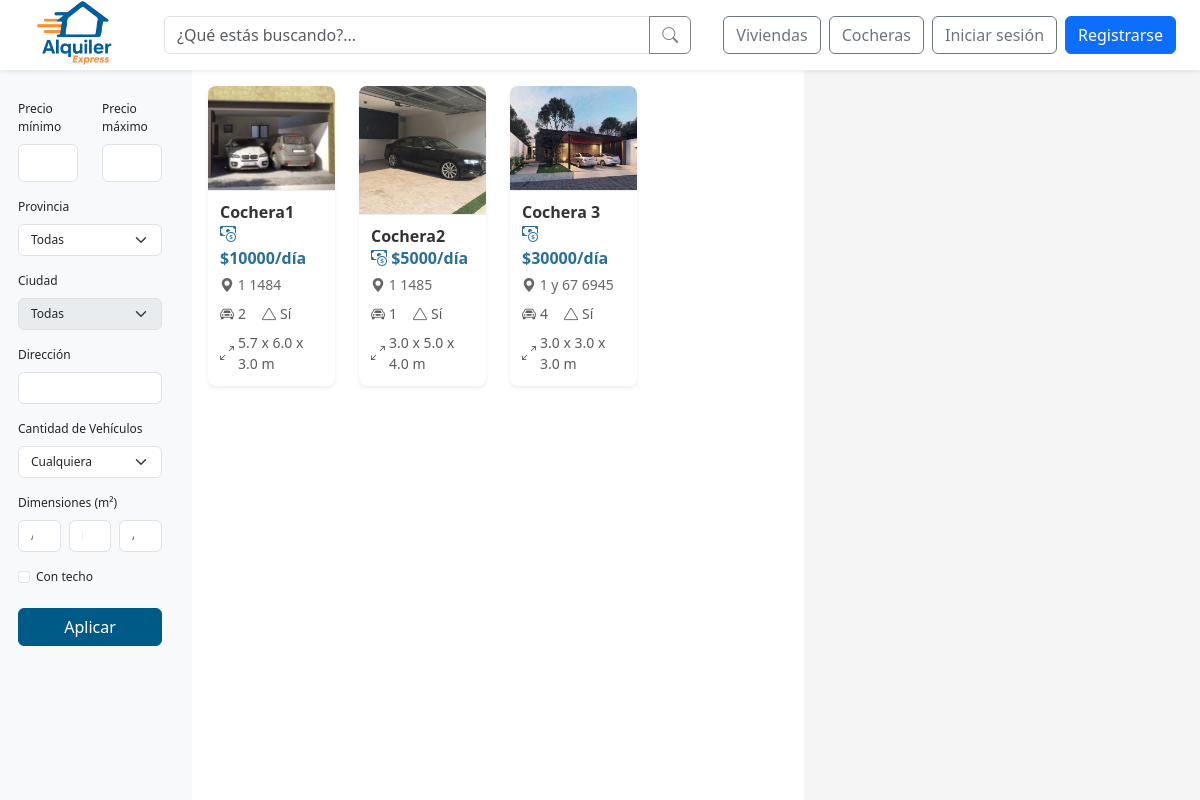
Screenshot of /buscar-cocheras/ with the database file from the repository.
### web/models.py (models this page shows, shortened)
class Cochera(models.Model):
    id_cochera = models.AutoField(primary_key=True)
    nombre = models.CharField(max_length=100, unique=True)
    alto = models.FloatField()
    ancho = models.FloatField()
    largo = models.FloatField()
    cantidad_vehiculos = models.IntegerField()
    con_techo = models.BooleanField()
    descripcion = models.TextField()
    direccion = models.TextField()
    provincia = models.ForeignKey(Provincia, on_delete=models.SET_NULL, null=True)
    ciudad = models.ForeignKey(Ciudad, on_delete=models.SET_NULL, null=True)
    precio_por_dia = models.DecimalField(max_digits=10, decimal_places=2)
    politica_cancelacion = models.TextField()
    fecha_publicacion = models.DateField()
    estado = models.ForeignKey(Estado, on_delete=models.SET_NULL, null=True)
    empleado = models.ForeignKey(Perfil, null=True, blank=True, on_delete=models.SET_NULL)
    minimo_dias_alquiler = models.PositiveIntegerField(default=1, verbose_name="Mínimo de días de alquiler")
    def first_image(self):
            return self.imagenes.first()

class CocheraImagen(models.Model):
    id_imagen = models.AutoField(primary_key=True)
    cochera = models.ForeignKey(Cochera, related_name='imagenes', on_delete=models.CASCADE)
    imagen = models.ImageField(upload_to='cocheras/')
    descripcion = models.CharField(max_length=255, blank=True)

### web/viewsBusquedas.py (the view, shortened to what this page needs)
# urls.py: path('buscar-cocheras/', viewsBusquedas.buscar_cocheras, name='buscar_cocheras'),
def buscar_cocheras(request):
    query = request.GET.get('q', '').strip()
    precio_min = request.GET.get('precio_min')
    precio_max = request.GET.get('precio_max')
    direccion = request.GET.get('direccion')
    cantidad_vehiculos = request.GET.get('cantidad_vehiculos')
    ancho = request.GET.get('ancho')
    largo = request.GET.get('largo')
    alto = request.GET.get('alto')
    con_techo = request.GET.get('con_techo')
    provincia_id = request.GET.get('provincia')
    ciudad_id = request.GET.get('ciudad')
    provincias, ciudades = obtener_provincias_y_ciudades('cochera', provincia_id)
    cocheras = Cochera.objects.exclude(estado__nombre__in=['Oculto','Eliminado'])
    if query:
        cocheras = cocheras.filter(nombre__icontains=query)
    if provincia_id:
        cocheras = cocheras.filter(provincia_id=provincia_id)
    if ciudad_id:
        cocheras = cocheras.filter(ciudad_id=ciudad_id)
    if precio_min:
        try:
            cocheras = cocheras.filter(precio_por_dia__gte=float(precio_min))
        except ValueError:
            pass
    if precio_max:
        try:
            cocheras = cocheras.filter(precio_por_dia__lte=float(precio_max))
        except ValueError:
            pass
    if direccion:
        cocheras = cocheras.filter(direccion__icontains=direccion)
    if ancho:
        try:
            cocheras = cocheras.filter(ancho__gte=float(ancho))
        except ValueError:
            pass
    if largo:
        try:
            cocheras = cocheras.filter(largo__gte=float(largo))
        except ValueError:
            pass
    if alto:
        try:
            cocheras = cocheras.filter(alto__gte=float(alto))
        except ValueError:
            pass
    if con_techo:
        cocheras = cocheras.filter(con_techo=True)
    return render(request, 'busqueda/buscar_cocheras.html', {
        'cocheras': cocheras,
        'query': query,
        'provincias': provincias,
        'ciudades': ciudades,
    })

### web/context_processors.py (called while the page is built, shortened)
def notifications(request):
    return {}

def is_client_context(request):
    return {'is_client': is_client(request.user)}

### web/views.py (called while the page is built)
def is_client(user):
    return user.is_authenticated and user.groups.filter(name="cliente").exists()

### web/templates/busqueda/buscar_cocheras.html (shortened to what this page needs)
{% extends 'base/base_search.html' %}
{% load static %}
{% block search_page_content %}
  <aside class="filtros col-md-2 sidebar bg-light sticky-top">
    <form method="get" data-tipo="cochera">
      <div class="row mb-3">
        <div class="col">
          <label for="precio_min" class="form-label">Precio mínimo</label>
          <input type="number" class="form-control" name="precio_min" id="precio_min" value="{{ request.GET.precio_min }}">
        </div>
        <div class="col">
          <label for="precio_max" class="form-label">Precio máximo</label>
          <input type="number" class="form-control" name="precio_max" id="precio_max" value="{{ request.GET.precio_max }}">
        </div>
      </div>
      <div class="mb-3">
        <label class="form-label">Provincia</label>
        <select class="form-select filtros__campo" name="provincia" id="provincia-select">
          <option value="">Todas</option>
        </select>
      </div>
      <div class="mb-3">
        <label class="form-label">Ciudad</label>
        <select class="form-select filtros__campo" name="ciudad" id="ciudad-select" {% if not request.GET.provincia %}disabled{% endif %}>
          <option value="">Todas</option>
        </select>
      </div>
      <div class="mb-3">
        <label class="form-label">Dirección</label>
        <input type="text" class="form-control filtros__campo" name="direccion" value="{{ request.GET.direccion }}">
      </div>
      <div class="mb-3">
        <label class="form-label">Cantidad de Vehículos</label>
        <select class="form-select filtros__campo" name="cantidad_vehiculos">
          <option value="">Cualquiera</option>
        </select>
      </div>
      <div class="mb-3">
        <label class="form-label">Dimensiones (m²)</label>
        <div class="row g-2">
          <div class="col">
            <input type="number" step="0.01" class="form-control filtros__campo" name="ancho" placeholder="Ancho" min="0" value="{{ request.GET.ancho }}">
          </div>
          <div class="col">
            <input type="number" step="0.01" class="form-control filtros__campo" name="largo" placeholder="Largo" min="0" value="{{ request.GET.largo }}">
          </div>
          <div class="col">
            <input type="number" step="0.01" class="form-control filtros__campo" name="alto" placeholder="Alto" min="0" value="{{ request.GET.alto }}">
          </div>
        </div>
      </div>
      <div class="mb-3 form-check">
        <input type="checkbox" class="form-check-input filtros__campo" id="conTecho" name="con_techo" {% if request.GET.con_techo %}checked{% endif %}>
        <label class="form-check-label" for="conTecho">Con techo</label>
      </div>
      <button class="btn btn-primary w-100 btn-azul">Aplicar</button>
    </form>
  </aside>
  <section class="lista-resultados col-md-6 p-3">
    <div id="lista-cocheras" class="row">
      {% for cochera in cocheras %}
      <div class="col-12 col-md-6 col-lg-3 mb-4">
        <a href="{% url 'detalle_cochera' cochera.id_cochera %}" class="text-decoration-none">
          <div class="propiedad-card card border-0 shadow-sm">
            {% if cochera.first_image %}
              <img src="{{ cochera.first_image.imagen.url }}" class="propiedad-imagen card-img-top" alt="{{ cochera.nombre }}">
            {% else %}
              <img src="{% static 'img/default-garage.jpg' %}" class="propiedad-imagen card-img-top" alt="Imagen por defecto">
            {% endif %}
            <div class="propiedad-body card-body">
              <h5 class="propiedad-nombre card-title">{{ cochera.nombre }}</h5>
              <div class="propiedad-info">
                <p class="propiedad-precio card-text mb-1">
                  <i class="bi bi-cash-coin"></i> ${{ cochera.precio_por_dia|floatformat:"0" }}/día
                </p>
                <p class="propiedad-direccion card-text mb-2">
                  <i class="bi bi-geo-alt-fill"></i> {{ cochera.direccion }}
                </p>
                <div class="d-flex flex-wrap gap-2 small text-muted">
                  {% if cochera.cantidad_vehiculos %}
                  <span class="d-flex align-items-center me-2">
                      <i class="bi bi-car-front me-1"></i> {{ cochera.cantidad_vehiculos }}
                  </span>
                  {% endif %}
                  {% if cochera.con_techo is not None %}
                  <span class="d-flex align-items-center me-2">
                      <i class="bi bi-triangle"></i>
                      <span class="ms-1">
                          {% if cochera.con_techo %}
                              Sí
                          {% else %}
                              No
                          {% endif %}
                      </span>
                  </span>
                  {% endif %}
                  {% if cochera.ancho and cochera.largo and cochera.alto %}
                  <span class="d-flex align-items-center me-2">
                      <i class="bi bi-arrows-angle-expand me-1"></i> {{ cochera.ancho }} x {{ cochera.largo }} x {{ cochera.alto }} m
                  </span>
                  {% endif %}
                </div>
              </div>
            </div>
          </div>
        </a>
      </div>
      {% empty %}
      <div class="col-12">
        <div class="mensaje-vacio alert alert-info" role="alert">
          <i class="bi bi-info-circle"></i> No se encontraron cocheras disponibles.
        </div>
      </div>
      {% endfor %}
    </div>
  </section>
  <aside class="mapa-contenedor col-md-4">
    <div class="mapa-content" id="map" role="region" aria-label="Mapa de Cocheras disponibles"></div>
  </aside>
{% endblock search_page_content %}

### web/static/css/global.css (style rules this page uses)
:root { --color-azul-alquiler: #005A87; --color-azul-hover: #004466; --color-azul-active: #003347; --color-azul-focus-shadow: rgba(0, 90, 135, 0.25); --color-naranja-alquiler: #F26A1B; --color-naranja-hover: #d85b17; --color-naranja-active: #b84e14; --color-naranja-focus-shadow: rgba(242, 106, 27, 0.25); }
.btn-azul { color: #fff; background-color: var(--color-azul-alquiler); border: 1px solid var(--color-azul-alquiler); transition: color 0.15s ease-in-out, background-color 0.15s ease-in-out, border-color 0.15s ease-in-out, box-shadow 0.15s ease-in-out; }

### web/static/css/busqueda.css (style rules this page uses)
html, body { height: 100%; margin: 0; overflow: hidden; }
body { padding-top: 70px; }
.filtros { background-color: #f8f9fa; font-size: 12px; padding: 30px; flex-shrink: 0; height: 100%; overflow-y: auto; position: relative; }
.filtros__campo { font-size: 12px; }
.lista-resultados { flex-grow: 1; padding: 1rem; height: 100%; overflow-y: auto; }
.propiedad-card { transition: transform 0.3s ease, box-shadow 0.3s ease; border-radius: 0.5rem; overflow: hidden; background: white; height: 300px; margin-bottom: 1.5rem; display: flex; flex-direction: column; }
.propiedad-imagen { width: 100%; height: 150px; object-fit: cover; border-bottom: 1px solid #eee; }
.propiedad-body { padding: 12px; display: flex; flex-direction: column; flex-grow: 1; }
.propiedad-nombre { font-weight: 600; color: #333; margin-bottom: 8px; font-size: 16px; margin-top: auto; margin-bottom: auto; }
.propiedad-info { margin-top: auto; margin-bottom: auto; }
.propiedad-precio { font-weight: 700; color: #2a6f97; margin-bottom: 6px; }
.propiedad-direccion { color: #666; font-size: 14px; margin-bottom: 8px; white-space: nowrap; overflow: hidden; text-overflow: ellipsis; }
.mapa-contenedor { flex-shrink: 0; height: 100%; overflow-y: auto; position: relative; padding: 0; }
.mapa-content { height: 100%; background-color: #f5f5f5; display: flex; align-items: center; justify-content: center; color: #666; }

### rows the page displays
Cochera: first_image.imagen (picture), nombre "Cochera1", precio_por_dia "10000", direccion "1 1484", cantidad_vehiculos "2", con_techo True (drawn), ancho "5.7", largo "6.0", alto "3.0"
Cochera: first_image.imagen (picture), nombre "Cochera2", precio_por_dia "5000", direccion "1 1485", cantidad_vehiculos "1", con_techo True (drawn), ancho "3.0", largo "5.0", alto "4.0"
Cochera: nombre "Cochera 3", precio_por_dia "30000", direccion "1 y 67 6945", cantidad_vehiculos "4", con_techo True (drawn), ancho "3.0", largo "3.0", alto "3.0"
